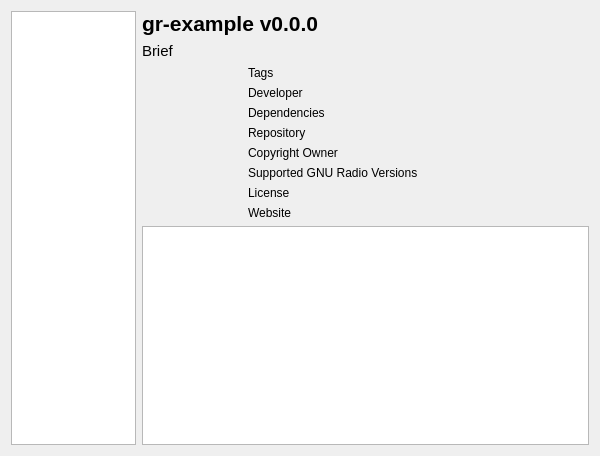
<?xml version="1.0" encoding="UTF-8"?>
<ui version="4.0">
 <class>Dialog</class>
 <widget class="QDialog" name="Dialog">
  <property name="geometry">
   <rect>
    <x>0</x>
    <y>0</y>
    <width>600</width>
    <height>456</height>
   </rect>
  </property>
  <property name="sizePolicy">
   <sizepolicy hsizetype="Fixed" vsizetype="Fixed">
    <horstretch>0</horstretch>
    <verstretch>0</verstretch>
   </sizepolicy>
  </property>
  <property name="windowTitle">
   <string>Dialog</string>
  </property>
  <layout class="QHBoxLayout" name="horizontalLayout_2">
   <item>
    <layout class="QHBoxLayout" name="horizontalLayout">
     <item>
      <widget class="QListWidget" name="left_list">
       <property name="sizePolicy">
        <sizepolicy hsizetype="Fixed" vsizetype="Expanding">
         <horstretch>1</horstretch>
         <verstretch>0</verstretch>
        </sizepolicy>
       </property>
       <property name="maximumSize">
        <size>
         <width>125</width>
         <height>16777215</height>
        </size>
       </property>
      </widget>
     </item>
     <item>
      <layout class="QVBoxLayout" name="verticalLayout">
       <property name="sizeConstraint">
        <enum>QLayout::SetFixedSize</enum>
       </property>
       <item>
        <widget class="QLabel" name="title_label">
         <property name="sizePolicy">
          <sizepolicy hsizetype="Preferred" vsizetype="Fixed">
           <horstretch>0</horstretch>
           <verstretch>0</verstretch>
          </sizepolicy>
         </property>
         <property name="font">
          <font>
           <pointsize>16</pointsize>
           <weight>75</weight>
           <bold>true</bold>
          </font>
         </property>
         <property name="text">
          <string>gr-example v0.0.0</string>
         </property>
         <property name="wordWrap">
          <bool>false</bool>
         </property>
         <property name="textInteractionFlags">
          <set>Qt::TextBrowserInteraction</set>
         </property>
        </widget>
       </item>
       <item>
        <widget class="QLabel" name="brief_label">
         <property name="sizePolicy">
          <sizepolicy hsizetype="Preferred" vsizetype="Fixed">
           <horstretch>0</horstretch>
           <verstretch>0</verstretch>
          </sizepolicy>
         </property>
         <property name="font">
          <font>
           <pointsize>11</pointsize>
          </font>
         </property>
         <property name="text">
          <string>Brief</string>
         </property>
         <property name="wordWrap">
          <bool>true</bool>
         </property>
         <property name="textInteractionFlags">
          <set>Qt::TextBrowserInteraction</set>
         </property>
        </widget>
       </item>
       <item>
        <layout class="QHBoxLayout" name="horizontalLayout_3">
         <item alignment="Qt::AlignTop">
          <widget class="QLabel" name="icon">
           <property name="maximumSize">
            <size>
             <width>100</width>
             <height>100</height>
            </size>
           </property>
           <property name="text">
            <string/>
           </property>
           <property name="pixmap">
            <pixmap>cgran_no_logo.png</pixmap>
           </property>
           <property name="scaledContents">
            <bool>true</bool>
           </property>
           <property name="alignment">
            <set>Qt::AlignCenter</set>
           </property>
          </widget>
         </item>
         <item>
          <layout class="QVBoxLayout" name="verticalLayout_2">
           <item>
            <widget class="QLabel" name="tags_label">
             <property name="text">
              <string>Tags</string>
             </property>
             <property name="wordWrap">
              <bool>true</bool>
             </property>
             <property name="textInteractionFlags">
              <set>Qt::TextBrowserInteraction</set>
             </property>
            </widget>
           </item>
           <item>
            <widget class="QLabel" name="author_label">
             <property name="text">
              <string>Developer</string>
             </property>
             <property name="wordWrap">
              <bool>true</bool>
             </property>
             <property name="textInteractionFlags">
              <set>Qt::TextBrowserInteraction</set>
             </property>
            </widget>
           </item>
           <item>
            <widget class="QLabel" name="dep_label">
             <property name="text">
              <string>Dependencies</string>
             </property>
             <property name="wordWrap">
              <bool>true</bool>
             </property>
             <property name="textInteractionFlags">
              <set>Qt::TextBrowserInteraction</set>
             </property>
            </widget>
           </item>
           <item>
            <widget class="QLabel" name="repo_label">
             <property name="text">
              <string>Repository</string>
             </property>
             <property name="textFormat">
              <enum>Qt::AutoText</enum>
             </property>
             <property name="wordWrap">
              <bool>true</bool>
             </property>
             <property name="textInteractionFlags">
              <set>Qt::TextBrowserInteraction</set>
             </property>
            </widget>
           </item>
           <item>
            <widget class="QLabel" name="copyright_label">
             <property name="text">
              <string>Copyright Owner</string>
             </property>
             <property name="wordWrap">
              <bool>true</bool>
             </property>
             <property name="textInteractionFlags">
              <set>Qt::TextBrowserInteraction</set>
             </property>
            </widget>
           </item>
           <item>
            <widget class="QLabel" name="supp_ver_label">
             <property name="text">
              <string>Supported GNU Radio Versions</string>
             </property>
             <property name="wordWrap">
              <bool>true</bool>
             </property>
             <property name="textInteractionFlags">
              <set>Qt::TextBrowserInteraction</set>
             </property>
            </widget>
           </item>
           <item>
            <widget class="QLabel" name="license_label">
             <property name="text">
              <string>License</string>
             </property>
             <property name="wordWrap">
              <bool>true</bool>
             </property>
             <property name="textInteractionFlags">
              <set>Qt::TextBrowserInteraction</set>
             </property>
            </widget>
           </item>
           <item>
            <widget class="QLabel" name="website_label">
             <property name="text">
              <string>Website</string>
             </property>
             <property name="wordWrap">
              <bool>true</bool>
             </property>
             <property name="textInteractionFlags">
              <set>Qt::TextBrowserInteraction</set>
             </property>
            </widget>
           </item>
          </layout>
         </item>
        </layout>
       </item>
       <item>
        <widget class="QTextBrowser" name="desc_label">
         <property name="enabled">
          <bool>true</bool>
         </property>
         <property name="openExternalLinks">
          <bool>true</bool>
         </property>
         <property name="openLinks">
          <bool>true</bool>
         </property>
        </widget>
       </item>
      </layout>
     </item>
    </layout>
   </item>
  </layout>
 </widget>
 <resources>
  <include location="resource.qrc"/>
 </resources>
 <connections/>
</ui>
